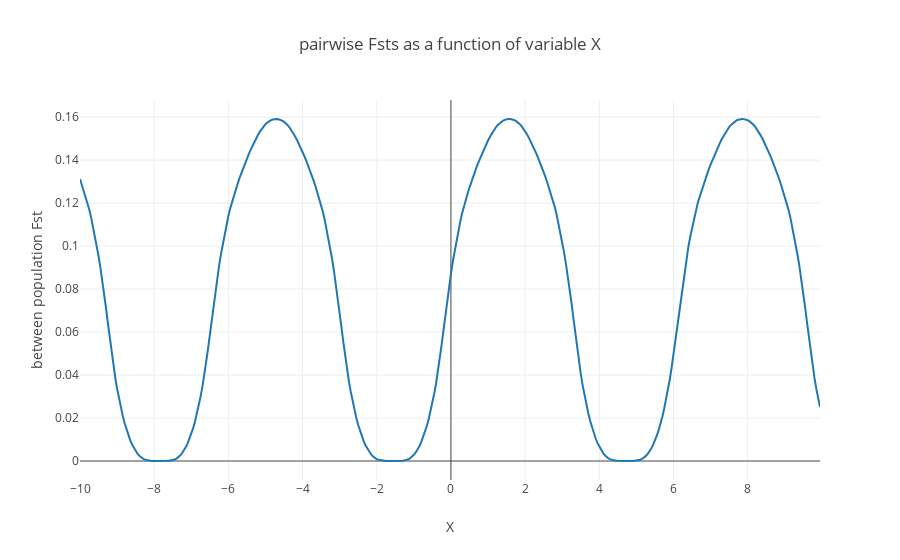

The cell this chart's notebook holds for it:
### Markdown cell above
We can see that distances in feature space aren't linearly correlated to among-population fsts. This is to be expected. However the relationship is globally positive, i'll take that as a win and procede.

### Code cell
coords= {z:[x for x in range(len(labels)) if labels[x] == z] for z in list(set(labels))}


fig_data= [go.Scatter(
x= Control[coords[i],0],
y= Control[coords[i],1],
mode= 'lines',
name= 'fst pops {} / {}'.format(i[0],i[1])
) for i in coords.keys()
]


layout = go.Layout(
    title= 'pairwise Fsts as a function of variable X',
    yaxis=dict(
        title='between population Fst'),
    xaxis=dict(
        title='X')
)


fig= go.Figure(data=fig_data, layout=layout)
iplot(fig)

### Figure 1 — Plotly figure (JSON) as saved in the notebook; plotly's stock layout.template omitted (floating-point values rounded to 4 significant figures; data arrays with more than 128 entries replaced by an {"elided": "..."} marker saying what was removed)
{"data": [{"mode": "lines", "name": "fst pops 1 / 2", "type": "scatter", "uid": "ac66566f-76c1-4e0a-92b4-71855d990c2a", "x": {"elided": "400 float values"}, "y": {"elided": "400 float values"}}], "layout": {"title": "pairwise Fsts as a function of variable X", "xaxis": {"title": "X"}, "yaxis": {"title": "between population Fst"}}}
